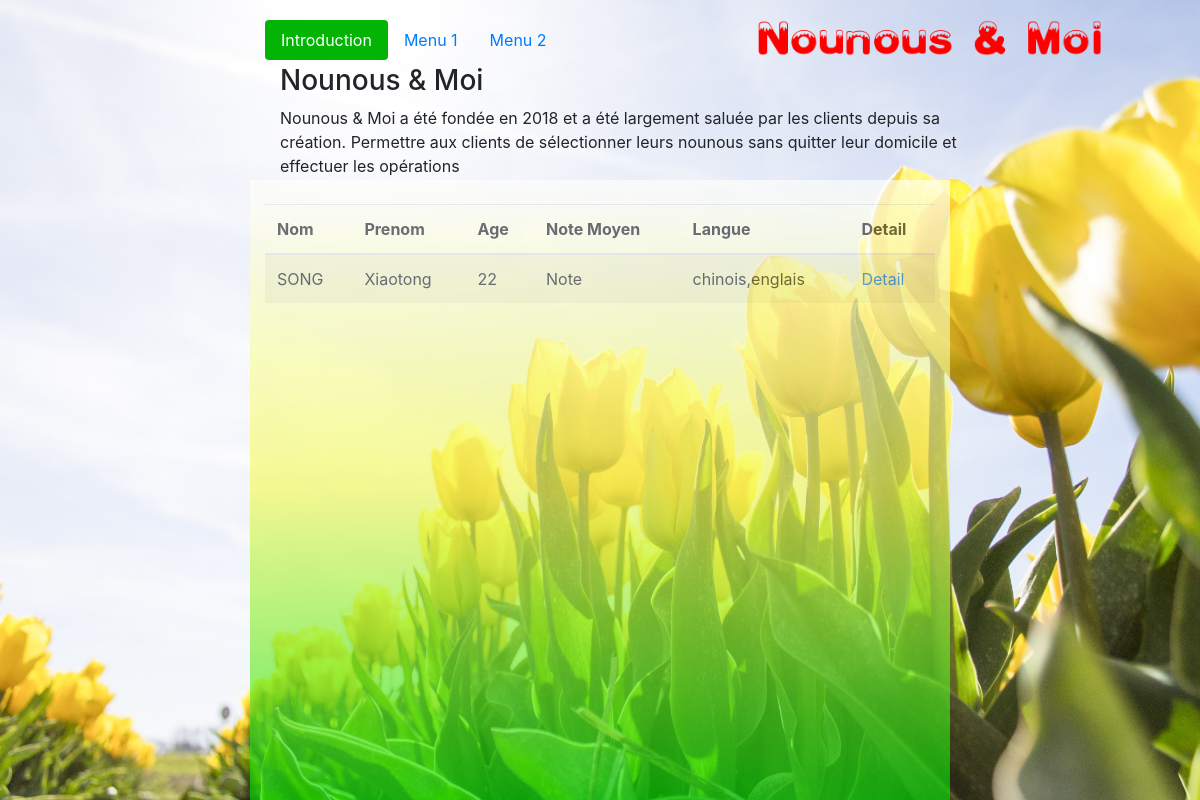
The page /filtrer_nounous.php on the database as committed earlier.
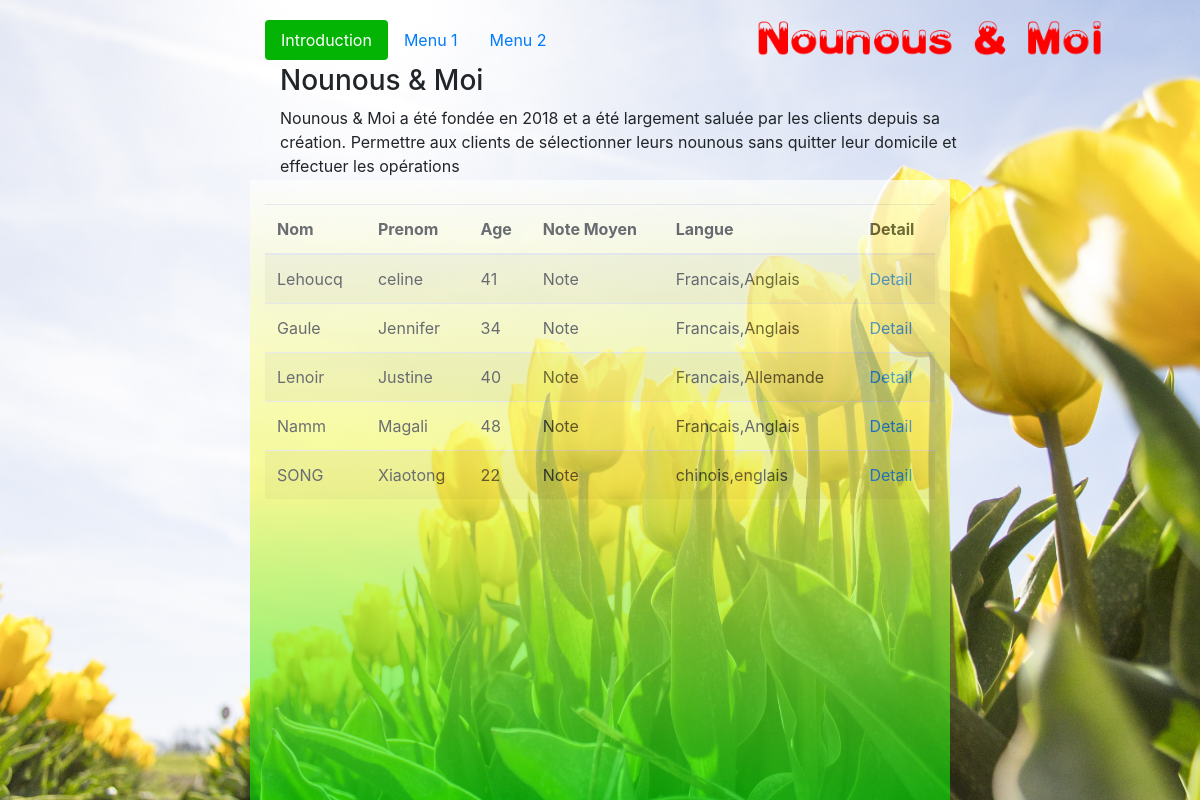
The same page on the database as committed later.
### tables this page shows
CREATE TABLE IF NOT EXISTS `nounous` (
  `id_nounous` int(5) NOT NULL,
  `login` varchar(20) NOT NULL,
  `mot de passe` varchar(20) NOT NULL,
  `nom` varchar(20) NOT NULL,
  `prenom` varchar(20) NOT NULL,
  `age` smallint(3) NOT NULL,
  `ville` varchar(20) NOT NULL,
  `situation` varchar(255) NOT NULL,
  `email` varchar(255) NOT NULL,
  `portable` bigint(8) NOT NULL,
  `photo` tinytext NOT NULL,
  `langues` tinytext NOT NULL,
  `presentation` longtext,
  `experience` tinytext,
  `heure_debut` int(3) DEFAULT NULL,
  `heure_fin` int(3) DEFAULT NULL,
  `date_debut` date DEFAULT NULL,
  `date_fin` date DEFAULT NULL,
  `jour` varchar(75) DEFAULT NULL,
  `notemoyen` float DEFAULT NULL,
  PRIMARY KEY (`login`),
  UNIQUE KEY `id_nounous` (`id_nounous`) USING BTREE
);

### filtrer_nounous.php (the view, shortened to what this page needs)
<?php
    function filtrer_nounous_DBR(){
        echo "<table class='table table-striped'>";
        echo "<thead>";
        echo "<tr>";
        echo "<th>Nom</th>";
        echo "<th>Prenom</th>";
        echo "<th>Age</th>";
        echo "<th>Note Moyen</th>";
        echo "<th>Langue</th>";
        echo "<th>Detail</th>";
        echo "</tr>";
        echo "</thead>";
        echo "<tbody>";
        $sql_sentence="select * from nounous where situation ='normal'";
        $sql_sentence=$sql_sentence.";";
        print("<br/>");
        $DB_conn = mysqli_connect ('localhost','solange','abc1234567','nounous');
        $DB_result = mysqli_query($DB_conn,$sql_sentence);
        if ($DB_result){
            while($temp = mysqli_fetch_array ($DB_result,MYSQLI_ASSOC)){
                print("<tr>");
                print("<td>".$temp["nom"]."</td>");
                print("<td>".$temp["prenom"]."</td>");
                print("<td>".$temp["age"]."</td>");
                print("<td>Note</td>");
                print("<td>".$temp["langues"]."</td>");
                print("<td><a href='nounous_detail.php?id_nounous=".$temp['id_nounous']."'target='_blank'>Detail</a></td>");
                print("</tr>");
            }
        }
      echo "</tbody>";
      echo "</table>";
    }
?>
<!DOCTYPE html>
<html>
<head>
    <link rel="stylesheet" href="css/bootstrap.css">
    <link rel="stylesheet" href="css/form.css">
    <link rel="stylesheet" href="css/main.css">
</head>
<body>
<img class='logo' src="img/logo.png" href="http://localhost/LO07_projet/index.html">
<div class="container" id="A">
    <ul class="nav nav-pills" role="tablist" id="navigation">
        <li class="nav-item">
          <a class="nav-link active" data-toggle="pill" href="#Introduction">Introduction</a>
        </li>
        <li class="nav-item">
            <a class="nav-link" data-toggle="pill" href="#menu1">Menu 1</a>
        </li>
        <li class="nav-item">
            <a class="nav-link" data-toggle="pill" href="#menu2">Menu 2</a>
        </li>
    </ul>
    <div class="tab-content">
        <div id="Introduction" class="container tab-pane active"><br>
            <h3>Nounous & Moi</h3>
            <p>
            Nounous & Moi a été fondée en 2018 et a été largement saluée par les clients depuis sa création. Permettre aux clients de sélectionner leurs nounous sans quitter leur domicile et effectuer les opérations
            </p>
        </div>
    </div>
</div>
<div class="container" id="B">
</div>
<div class="container myform" id="C">
    <?php filtrer_nounous_DBR(); ?>
</div>
</body>
</html>

### css/form.css (style rules this page uses)
.myform { background: -webkit-linear-gradient( top,white,#F4FA58,#01DF01 ); filter:alpha(Opacity=80);-moz-opacity:0.5;opacity: 0.65; }

### css/main.css (style rules this page uses)
body { background-image: url(../img/imgx/bg.jpg); background-repeat:no-repeat; width:100%; background-size:cover; }
#A { width: 750px; height: 100px; position: absolute; top:0px; left: 250px; }
#navigation { position: relative; top: 20px; }
.logo { width: 360px; position: absolute; top: 17px; right:90px ; }
#B { width: 135px; height: 800px; position: absolute; top:0px; left: 0px; transition:width 2s; }
#C { width: 700px; height: 620px; position: absolute; left: 250px; top: 180px; }

Rows that differ between the two databases and show on the page:
now on this page (row edited): nounous: nom "Lehoucq", prenom "celine", age "41", langues "Francais,Anglais"
now on this page (row edited): nounous: nom "Gaule", prenom "Jennifer", age "34", langues "Francais,Anglais"
now on this page (row edited): nounous: nom "Lenoir", prenom "Justine", age "40", langues "Francais,Allemande"
now on this page (row edited): nounous: nom "Namm", prenom "Magali", age "48", langues "Francais,Anglais"
